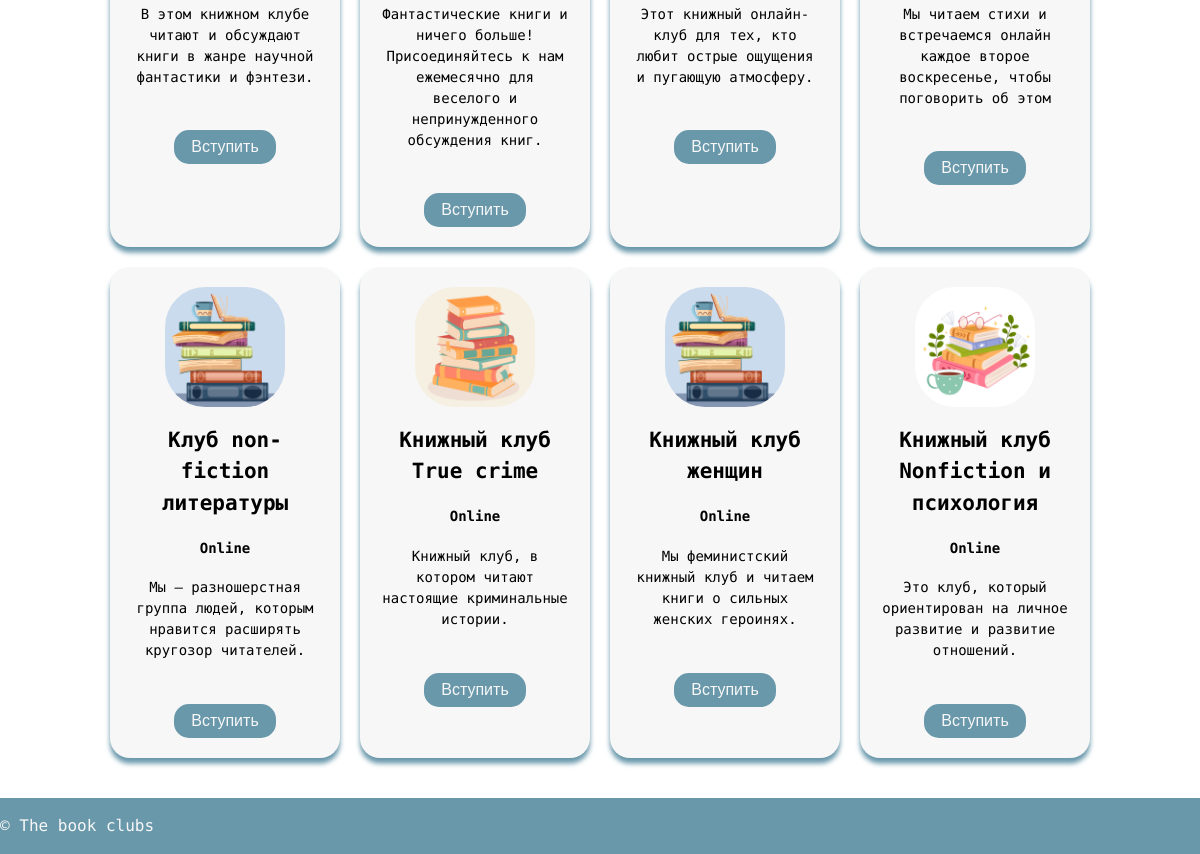
Before: /book-clubs/ (lower part) with the older database file.
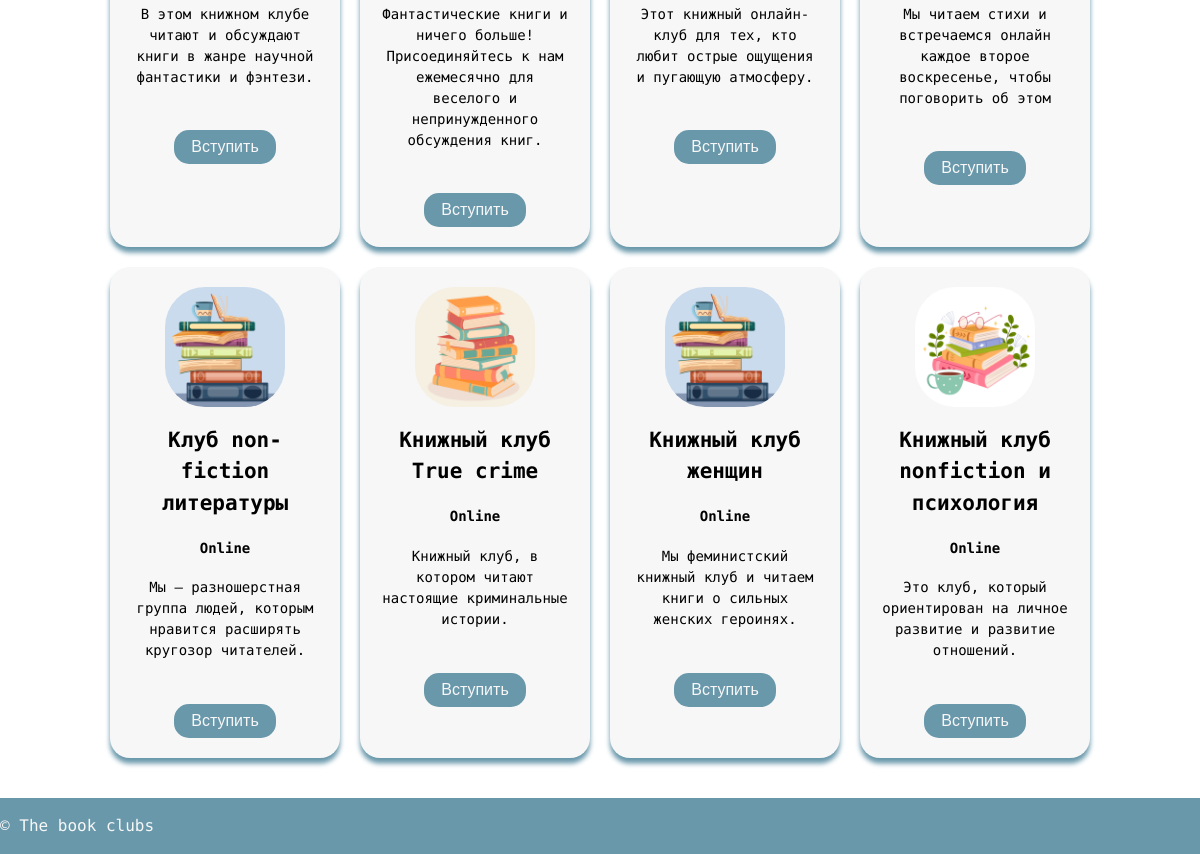
After: the same page with the newer database file.
### club/models.py (models this page shows, shortened)
class BookClub(models.Model):
    name = models.CharField(max_length=200)
    description = models.TextField()
    image = models.ImageField(upload_to='images')
    venue = models.CharField(max_length=200, default='Online', null=True)

### club/views.py (the view)
# urls.py: path('book-clubs/', views.book_clubs, name='book_clubs'),
def book_clubs(request):
    clubs = BookClub.objects.all()
    books = Book.objects.all()
    context = {
        'clubs': clubs,
        'books':books
    }
    return render(request, 'club/book_clubs.html', context)

### templates/club/book_clubs.html (shortened to what this page needs)
{% extends 'base.html' %}
{% load static %}
{% block content %}
<div class="clubs-container">
    <div class="clubs-grid">
        {% for club in clubs %}
        <div class="clubs-cart">
            <div class="clubs-cart-container">
                <div class="clubs-cart-image">
                    <img src="{{ club.image.url }}" width="120" height="120">
                </div>
                <div class="clubs-cart-title">
                    <h2>{{ club.name }}</h2>
                    <h4>{{ club.venue }}</h4>
                </div>
                <div class="clubs-cart-desc">
                    <p>{{ club.description }}</p>
                </div>
                <div class="clubs-book-image">
                </div>
                <div class="clubs-cart-button">
                    <button type="submit" class="btn btn-primary add-to-cart-btn">Вступить</button>
                </div>
            </div>
        </div>
        {% endfor %}
    </div>
</div>
{% endblock %}

Changed rows visible on the page:
changed BookClub "Это клуб, который ориентирован на личное развитие и развитие отношений.": name "Книжный клуб Nonfiction и психология" → "Книжный клуб nonfiction и психология"
